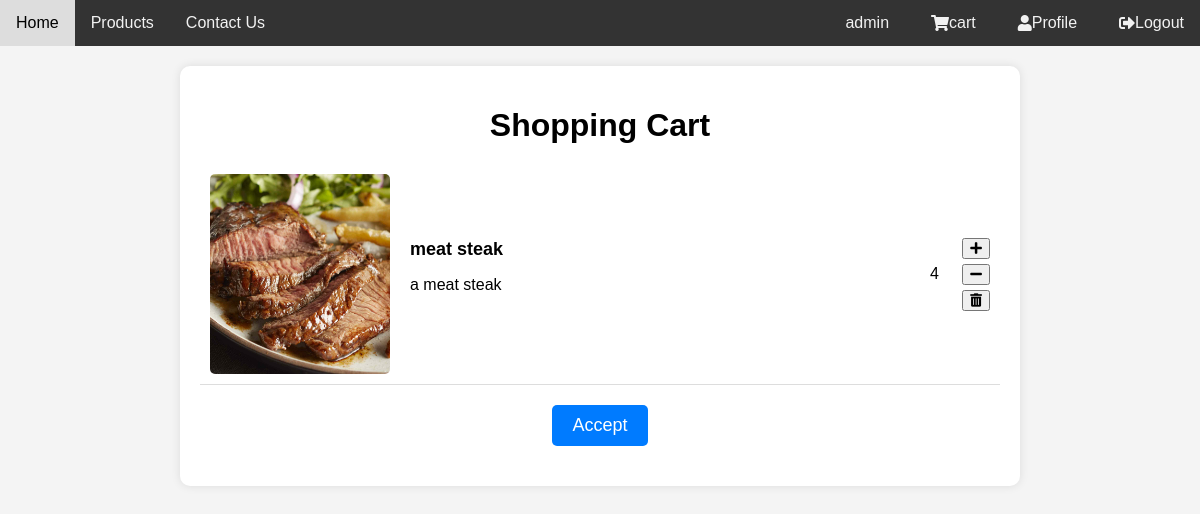
Screenshot of /cart.php (signed in) with the database file from the repository.
### tables this page shows
CREATE TABLE `menu_items` (
  `item_id` int(11) NOT NULL,
  `resturant_id` int(11) NOT NULL,
  `name` varchar(32) NOT NULL,
  `description` varchar(255) NOT NULL,
  `price` double NOT NULL,
  `img` varchar(255) NOT NULL,
  `quantity` int(11) NOT NULL
);

### cart.php (the view, shortened to what this page needs)
<?php
    $con=mysqli_connect("localhost","root","1234","projectdb");
    $result = mysqli_query($con,"SELECT * FROM menu_items");
    $isthereany=true;
    $array = array();
    $i=0;
    while ($row = mysqli_fetch_array($result)) {
        $array[$i]["item_id"]=$row['0'];
        $array[$i]["resturant_id"]=$row['1'];
        $array[$i]["name"]=$row['2'];
        $array[$i]["description"]=$row['3'];
        $array[$i]["price"]=$row['4'];
        $array[$i]["img"]=$row['5'];
        $array[$i]["quantity"]=$row['6'];
        $i++;
    }
    $productsfromdatabase=$array;
    $products=array();
    if(!isset($_SESSION['UserL'])){
       $isthereany=false;
    }
    else {
        $user_id = $_SESSION['UserL']['id'];
            $query = "SELECT * FROM temp_orders WHERE user_id = '$user_id'";
            $result = mysqli_query($con, $query);
            $data = array();
            if ($result) {
                while ($row = mysqli_fetch_assoc($result)) {
                    $data[] = $row;
                }
            } else {
                echo "Error: " . mysqli_error($con);
            }
        $productids=$data;
        $i=0;
        for($x=0;$x<sizeof($productids);$x++){
            $product=$productsfromdatabase[$productids[$x]['item_id']-1];
            $products[$i]["item_id"]=$product["item_id"];
            $products[$i]["resturant_id"]=$product["resturant_id"];
            $products[$i]["name"]=$product["name"];
            $products[$i]["description"]=$product["description"];
            $products[$i]["price"]=$product["price"];
            $products[$i]["img"]=$product["img"];
            $products[$i]["maxqu"]=$product["quantity"];
            $products[$i]["counter"]=$productids[$x]['quanity'];
            $i++;
        }
    }
?>
<!DOCTYPE html>
<html lang="en">
<head>
    <link rel="stylesheet" href="https://cdnjs.cloudflare.com/ajax/libs/font-awesome/5.15.4/css/all.min.css">
    <link rel="stylesheet" href="css/cart.css?v=<?php echo time(); ?>">
</head>
<body>
<?php include 'navbar.php'; ?>
    <div class="container">
        <h1>Shopping Cart</h1>
        <div class="cart-items">
            <?php
            if($isthereany){
                foreach($products as $product){
                    echo "<form method='POST' action='".$_SERVER['PHP_SELF']."'>";
                    echo "<div class='cart-item'>";
                    echo "<img src='" . $product['img'] . "' alt='" . $product['name'] . "'>";
                    echo "<div class='item-details'>";
                    echo "<h3>" . $product['name'] . "</h3>";
                    echo "<p>" . $product['description'] . "</p>";
                    echo "</div>";
                    echo "<span style='margin-right:3%'>" . $product['counter'] . "</span>";
                    echo "<div class='quantity'>";
                    echo "<button class='quantity-btn' type='submit' name='action' value='plus'><i class='fas fa-plus'></i></button>";
                    echo "<button class='quantity-btn' type='submit' name='action' value='minus'><i class='fas fa-minus'></i></button>";
                    echo "<button class='remove-btn' type='submit' name='action' value='remove'><i class='fas fa-trash-alt'></i></button>";
                    echo "</div>";
                    echo "</div>";
                    echo "</form>";
                }
            }
            else {
                echo "<p>Please Login</p>";
            }
        ?>
        </div>
        <form id="acceptForm" method="POST">
            <button class="checkout-btn" type="submit">Accept</button>
        </form>
    </div>
</body>
</html>

### css/cart.css (style rules this page uses)
body { font-family: Arial, sans-serif; margin: 0; padding: 0; background-color: #f4f4f4; }
.container { max-width: 800px; margin: 20px auto; padding: 20px; background-color: #fff; border-radius: 10px; box-shadow: 0 0 10px rgba(0, 0, 0, 0.1); }
h1 { text-align: center; margin-bottom: 20px; }
.cart-item { display: flex; align-items: center; padding: 10px; border-bottom: 1px solid #ddd; }
.cart-item img { width: 80px; height: 80px; margin-right: 20px; border-radius: 5px; }
.cart-item .item-details { flex: 1; }
.cart-item .item-details h3 { margin: 0; font-size: 18px; }
.cart-item .quantity { font-size: 16px; margin-left: auto; }
.checkout-btn { display: block; margin: 20px auto; padding: 10px 20px; font-size: 18px; background-color: #007bff; color: #fff; border: none; border-radius: 5px; cursor: pointer; transition: background-color 0.3s; }
.cart-item img { width: 200px; height: auto; }
.cart-item img { width: 15vw; height: 25vh; }
.quantity { display: flex; flex-direction: column; }
.quantity-btn { margin-bottom: 5px; }
.remove-btn { margin-left: auto; }

### rows the page displays
menu_items: img (picture), name "meat steak", description "a meat steak", quantity "4"
